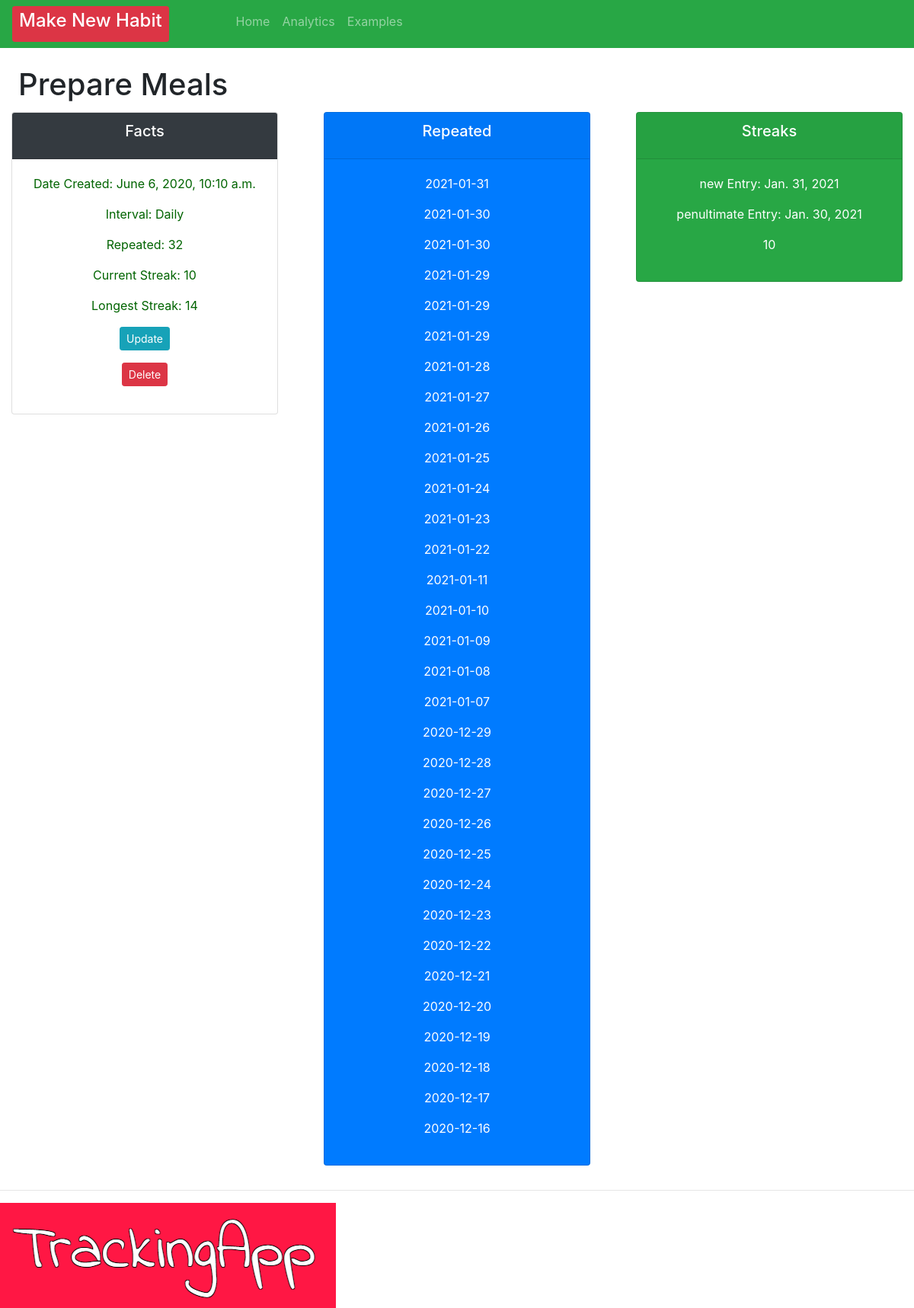
The page /habit/101 on the database its author committed.
### crm/models.py (models this page shows, shortened)
class Order(models.Model):
    INTERVAL = (
            ('Daily', 'Daily'),
            ('Weekly', 'Weekly' ),
                      )
    habit = models.CharField(max_length=200, null=True, blank=True)
    interval = models.CharField(max_length=400, null=True, choices=INTERVAL)
    checked = models.IntegerField(blank=True, default=0, null=True)
    streak = models.IntegerField(blank=True, default=0, null=True)
    longestStreak = models.IntegerField(blank=True, default=0, null=True)
    created = models.DateTimeField(auto_now=True, auto_now_add=False, editable=False, null=True, blank=True)
    checkedList = models.ManyToManyField(Repeats)
    timeStamp = models.DateTimeField(auto_now=True, blank=True)
    date_created = models.DateTimeField(auto_now_add=True, null=True, editable=False, blank=True)
    dateAsString = models.CharField(max_length=200, null=True, blank=True)

class Repeats(models.Model):
    dateAsString = models.CharField(max_length=200, null=True, blank=True)

### crm/views.py (the view)
# urls.py: path('habit/<str:pk>', views.habit, name="habit"),
def habit(request, pk):
    testData = [{
        'habit': 'Call Mum',
        'interval': 'Weekly',
        'date_created': '2020-09-12'
    }]
    repeats = Repeats.objects.get(id=pk)
    orders = Order.objects.all()
    order = Order.objects.get(id=pk)
    repeat = order.checkedList.filter()
    streak = order.streak
    dateArray = order.checkedList.all().order_by('-dateAsString')
    penultimate = dateArray[1].dateAsString
    lastChecked = parse_date(penultimate)
    today1 = dateArray.first().dateAsString
    today = parse_date(today1)
    order.save()
    context = {"today": today, "lastTimeStamp": lastChecked, "testData": testData, "current_streak":streak, "order":order, "repeats": repeats, "repeat": repeat}
    return render(request, 'habit/habit.html', context)

### crm/templates/habit/habit.html (shortened to what this page needs)
{% extends 'habit/main.html' %}
{% block content %}
<br>
<h1 style="margin-left: 2%; margin-bottom: 1%;">
    <td>
        {{ order.habit }}
    </td>
</h1>
<div class="row">
    <div class="col">
        <div class="col-md">
            <div class="card text-center text-white mb-3" id="total-orders">
                <div class="card-header  bg-dark">
                    <h5 class="card-title">Facts</h5>
                </div>
                <div class="card-body">
                    <p style="color: darkgreen">Date Created: {{order.date_created}}</p>
                    <p style="color: darkgreen">Interval: {{ order.interval }}</p>
                    <p style="color: darkgreen">Repeated: {{ order.checkedList.count }}</p>
                    <p style="color: darkgreen">Current Streak:  {{current_streak}}</p>
                    <p style="color: darkgreen">Longest Streak: {{order.longestStreak}}</p>
                    <p> <a a class="btn btn-sm btn-info" href="{% url 'update_habit' order.id %}">Update</a></p>
                    <p> <a a class="btn btn-sm btn-danger" href="{% url 'delete' order.id %}">Delete</a></p>
                </div>
            </div>
        </div>
    </div>
    <div class="col">
        <div class="col-md">
            <div class="card text-center text-white bg-primary mb-3" id="total-orders">
                <div class="card-header">
                    <h5 class="card-title text-white">Repeated</h5>
                </div>
                <div class="card-body">
                    {% for check in repeat reversed %}
                    <p>{{check.dateAsString}}</p>
                    {%endfor%}
                </div>
            </div>
        </div>
    </div>
    <div class="col">
        <div class="col-md">
            <div class="card text-center mb-3 bg-success text-white" id="total-orders">
                <div class="card-header">
                    <h5 class="card-title">Streaks</h5>
                </div>
                <div class="card-body">
                    <p>new Entry: {{today}}</p>
                    <p>penultimate Entry: {{lastTimeStamp}}</p>
                    <p>    {{current_streak}}        </p>
                </div>
            </div>
        </div>
    </div>
</div>
{% endblock %}

### rows shown on the page
Order: habit "Prepare Meals", date_created "June 6, 2020, 10:10 a.m.", interval "Daily", checkedList.count "32", longestStreak "14"
Repeats: dateAsString "2021-01-31"
Repeats: dateAsString "2021-01-30"
Repeats: dateAsString "2021-01-30"
Repeats: dateAsString "2021-01-29"
Repeats: dateAsString "2021-01-29"
Repeats: dateAsString "2021-01-29"
Repeats: dateAsString "2021-01-28"
Repeats: dateAsString "2021-01-27"
Repeats: dateAsString "2021-01-26"
Repeats: dateAsString "2021-01-25"
Repeats: dateAsString "2021-01-24"
Repeats: dateAsString "2021-01-23"
Repeats: dateAsString "2021-01-22"
Repeats: dateAsString "2021-01-11"
Repeats: dateAsString "2021-01-10"
Repeats: dateAsString "2021-01-09"
Repeats: dateAsString "2021-01-08"
Repeats: dateAsString "2021-01-07"
Repeats: dateAsString "2020-12-29"
Repeats: dateAsString "2020-12-28"
Repeats: dateAsString "2020-12-27"
Repeats: dateAsString "2020-12-26"
Repeats: dateAsString "2020-12-25"
Repeats: dateAsString "2020-12-24"
Repeats: dateAsString "2020-12-23"
Repeats: dateAsString "2020-12-22"
Repeats: dateAsString "2020-12-21"
Repeats: dateAsString "2020-12-20"
Repeats: dateAsString "2020-12-19"
Repeats: dateAsString "2020-12-18"
Repeats: dateAsString "2020-12-17"
Repeats: dateAsString "2020-12-16"

### other values the page prints
{{ current_streak }} "10"
{{ today }} "Jan. 31, 2021"
{{ lastTimeStamp }} "Jan. 30, 2021"
